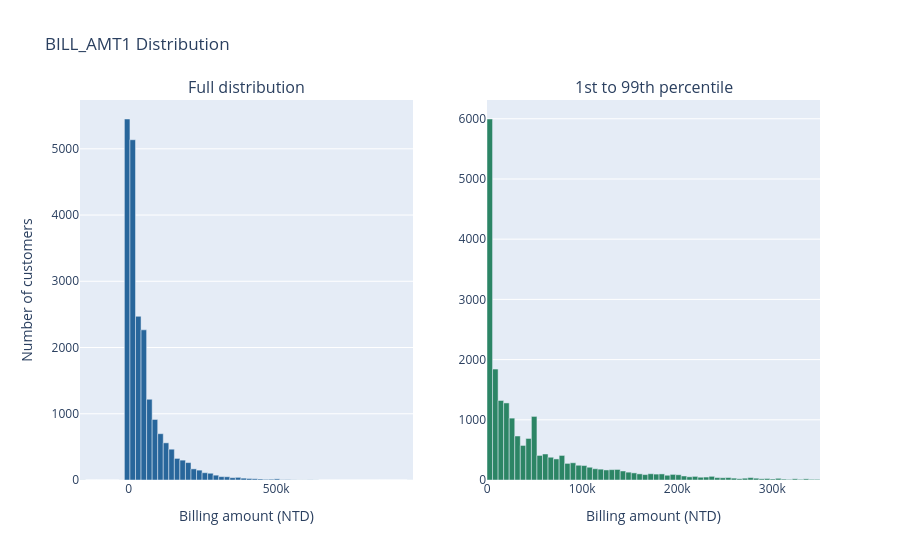

Notebook source saved alongside this figure:
### Code cell
bill = X_train["BILL_AMT1"]

print("BILL_AMT1 distribution summary:")
print(bill.describe())

print("\nSkewness:", round(bill.skew(), 4))
print("Negative values:", (bill < 0).sum())
print("Zero values:", (bill == 0).sum())

import plotly.graph_objects as go
from plotly.subplots import make_subplots

lower, upper = bill.quantile([0.01, 0.99])
fig = make_subplots(
    rows=1, cols=2, subplot_titles=["Full distribution", "1st to 99th percentile"]
)
for column, values in enumerate([bill, bill[bill.between(lower, upper)]], start=1):
    counts, edges = np.histogram(values, bins=60)
    fig.add_bar(
        row=1, col=column, x=(edges[:-1] + edges[1:]) / 2,
        y=counts, width=np.diff(edges), customdata=np.column_stack([edges[:-1], edges[1:]]),
        hovertemplate="NT$%{customdata[0]:,.0f} to NT$%{customdata[1]:,.0f}"
                      "<br>%{y:,} customers<extra></extra>",
        marker_color=["#28669b", "#2c8565"][column - 1],
    )
    fig.update_xaxes(title_text="Billing amount (NTD)", row=1, col=column)
fig.update_yaxes(title_text="Number of customers", row=1, col=1)
fig.update_layout(title="BILL_AMT1 Distribution", showlegend=False, bargap=0)
fig.show(renderer="plotly_mimetype")
